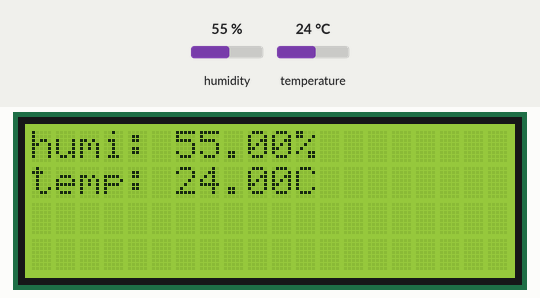
Recording of a sketch running on a simulated Arduino Uno, built with avr-gcc and run on an emulated ATmega328P. Parts: 20×4 character LCD. The inputs (shaded band) are chosen by the test bench; at power-on: humidity 55 %, temperature 24 °C.

Above: at 1.2 s.
1.3 s: humidity set to 22 %
At 2.8 s:
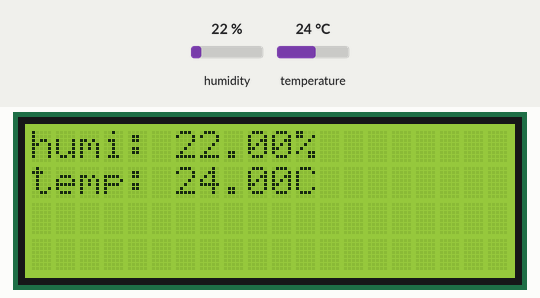
4.1 s: temperature set to 12 °C
At 4.6 s:
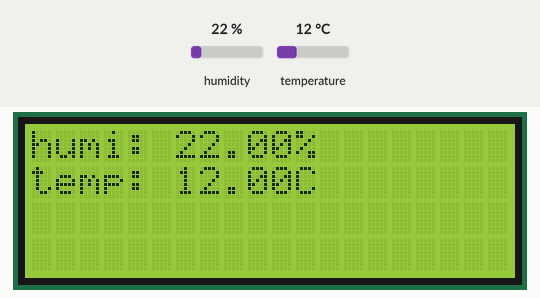
6.9 s: humidity set to 40 %
At 9.3 s:
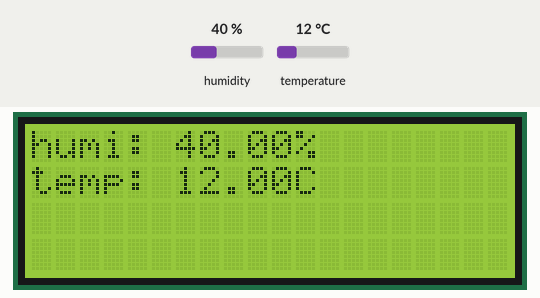
9.9 s: temperature set to 19 °C
Timing chart, 0 to 12.9 s (numbered marks = the images above; inputs shaded):
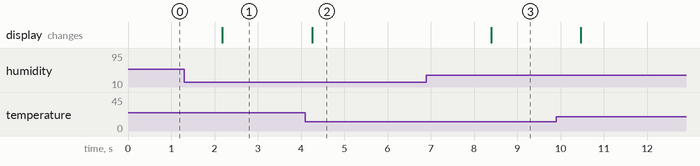

The sketch:

Humidity_and_Temperature_with_DHT11.ino
```cpp
#include <LiquidCrystal_I2C.h>
#include <DHT.h>

#define DHTPIN 2
#define DHTTYPE DHT11

LiquidCrystal_I2C lcd(0x27, 20, 4);
DHT dht(DHTPIN, DHTTYPE);

void setup(){
  lcd.init();
  lcd.backlight();
  dht.begin();
}

void loop(){
  float humi = dht.readHumidity();
  float temp = dht.readTemperature();

  lcd.setCursor(0, 0);
  lcd.print("humi: ");
  lcd.print(humi);
  lcd.print("%");

  lcd.setCursor(0, 1);
  lcd.print("temp: ");
  lcd.print(temp);
  lcd.print("C");
  delay(1000);
}

/*
SDA SCL to SDA SCL

blue facing you
2 Vcc GND
*/
```

Measured:
- after the input at 1.3 s, the display: changes after 0.88 s (image 1)
- after the input at 4.1 s, the display: changes after 0.16 s (image 2)
- after the input at 6.9 s, the display: changes after 1.5 s (image 3)
